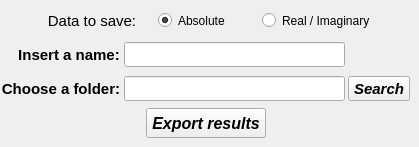
       <widget class="QWidget" name="tab_3">
        <attribute name="title">
         <string>Export</string>
        </attribute>
        <widget class="QLabel" name="label_7">
         <property name="geometry">
          <rect>
           <x>42</x>
           <y>8</y>
           <width>100</width>
           <height>25</height>
          </rect>
         </property>
         <property name="minimumSize">
          <size>
           <width>100</width>
           <height>25</height>
          </size>
         </property>
         <property name="maximumSize">
          <size>
           <width>90</width>
           <height>25</height>
          </size>
         </property>
         <property name="font">
          <font>
           <pointsize>11</pointsize>
           <italic>false</italic>
          </font>
         </property>
         <property name="text">
          <string>Data to save:</string>
         </property>
         <property name="scaledContents">
          <bool>false</bool>
         </property>
         <property name="alignment">
          <set>Qt::AlignCenter</set>
         </property>
        </widget>
        <widget class="QRadioButton" name="radioButton_Real_Imaginary">
         <property name="geometry">
          <rect>
           <x>262</x>
           <y>8</y>
           <width>140</width>
           <height>25</height>
          </rect>
         </property>
         <property name="minimumSize">
          <size>
           <width>140</width>
           <height>25</height>
          </size>
         </property>
         <property name="maximumSize">
          <size>
           <width>140</width>
           <height>25</height>
          </size>
         </property>
         <property name="text">
          <string>Real / Imaginary</string>
         </property>
         <property name="checked">
          <bool>false</bool>
         </property>
        </widget>
        <widget class="QRadioButton" name="radioButton_Absolute">
         <property name="geometry">
          <rect>
           <x>158</x>
           <y>8</y>
           <width>90</width>
           <height>25</height>
          </rect>
         </property>
         <property name="minimumSize">
          <size>
           <width>90</width>
           <height>25</height>
          </size>
         </property>
         <property name="maximumSize">
          <size>
           <width>90</width>
           <height>25</height>
          </size>
         </property>
         <property name="text">
          <string>Absolute</string>
         </property>
         <property name="checked">
          <bool>true</bool>
         </property>
        </widget>
        <widget class="QLineEdit" name="lineEdit_SaveResultsPath">
         <property name="geometry">
          <rect>
           <x>124</x>
           <y>76</y>
           <width>221</width>
           <height>25</height>
          </rect>
         </property>
         <property name="font">
          <font>
           <pointsize>8</pointsize>
           <weight>50</weight>
           <italic>true</italic>
           <bold>false</bold>
          </font>
         </property>
         <property name="layoutDirection">
          <enum>Qt::LeftToRight</enum>
         </property>
         <property name="alignment">
          <set>Qt::AlignCenter</set>
         </property>
        </widget>
        <widget class="QLineEdit" name="lineEdit_FileName">
         <property name="geometry">
          <rect>
           <x>124</x>
           <y>42</y>
           <width>221</width>
           <height>25</height>
          </rect>
         </property>
         <property name="font">
          <font>
           <pointsize>11</pointsize>
           <weight>75</weight>
           <italic>true</italic>
           <bold>true</bold>
          </font>
         </property>
         <property name="layoutDirection">
          <enum>Qt::LeftToRight</enum>
         </property>
         <property name="text">
          <string/>
         </property>
         <property name="alignment">
          <set>Qt::AlignCenter</set>
         </property>
        </widget>
        <widget class="QToolButton" name="toolButton_ExportResults">
         <property name="geometry">
          <rect>
           <x>146</x>
           <y>108</y>
           <width>120</width>
           <height>30</height>
          </rect>
         </property>
         <property name="minimumSize">
          <size>
           <width>120</width>
           <height>30</height>
          </size>
         </property>
         <property name="maximumSize">
          <size>
           <width>120</width>
           <height>30</height>
          </size>
         </property>
         <property name="font">
          <font>
           <family>Arial</family>
           <pointsize>12</pointsize>
           <weight>75</weight>
           <italic>true</italic>
           <bold>true</bold>
          </font>
         </property>
         <property name="text">
          <string>Export results</string>
         </property>
        </widget>
        <widget class="QToolButton" name="toolButton_ChooseFolderExport">
         <property name="geometry">
          <rect>
           <x>348</x>
           <y>76</y>
           <width>62</width>
           <height>25</height>
          </rect>
         </property>
         <property name="maximumSize">
          <size>
           <width>100</width>
           <height>16777215</height>
          </size>
         </property>
         <property name="font">
          <font>
           <family>Arial</family>
           <pointsize>11</pointsize>
           <weight>75</weight>
           <italic>true</italic>
           <bold>true</bold>
          </font>
         </property>
         <property name="text">
          <string>Search</string>
         </property>
        </widget>
        <widget class="QLabel" name="label_6">
         <property name="geometry">
          <rect>
           <x>14</x>
           <y>42</y>
           <width>110</width>
           <height>25</height>
          </rect>
         </property>
         <property name="minimumSize">
          <size>
           <width>110</width>
           <height>25</height>
          </size>
         </property>
         <property name="maximumSize">
          <size>
           <width>110</width>
           <height>25</height>
          </size>
         </property>
         <property name="font">
          <font>
           <family>Arial</family>
           <pointsize>11</pointsize>
           <weight>75</weight>
           <italic>false</italic>
           <bold>true</bold>
          </font>
         </property>
         <property name="text">
          <string>Insert a name:</string>
         </property>
         <property name="scaledContents">
          <bool>false</bool>
         </property>
         <property name="alignment">
          <set>Qt::AlignCenter</set>
         </property>
        </widget>
        <widget class="QLabel" name="label_5">
         <property name="geometry">
          <rect>
           <x>-2</x>
           <y>76</y>
           <width>126</width>
           <height>25</height>
          </rect>
         </property>
         <property name="minimumSize">
          <size>
           <width>126</width>
           <height>25</height>
          </size>
         </property>
         <property name="maximumSize">
          <size>
           <width>126</width>
           <height>25</height>
          </size>
         </property>
         <property name="font">
          <font>
           <family>Arial</family>
           <pointsize>11</pointsize>
           <weight>75</weight>
           <italic>false</italic>
           <bold>true</bold>
          </font>
         </property>
         <property name="text">
          <string>Choose a folder:</string>
         </property>
         <property name="alignment">
          <set>Qt::AlignCenter</set>
         </property>
        </widget>
       </widget>
